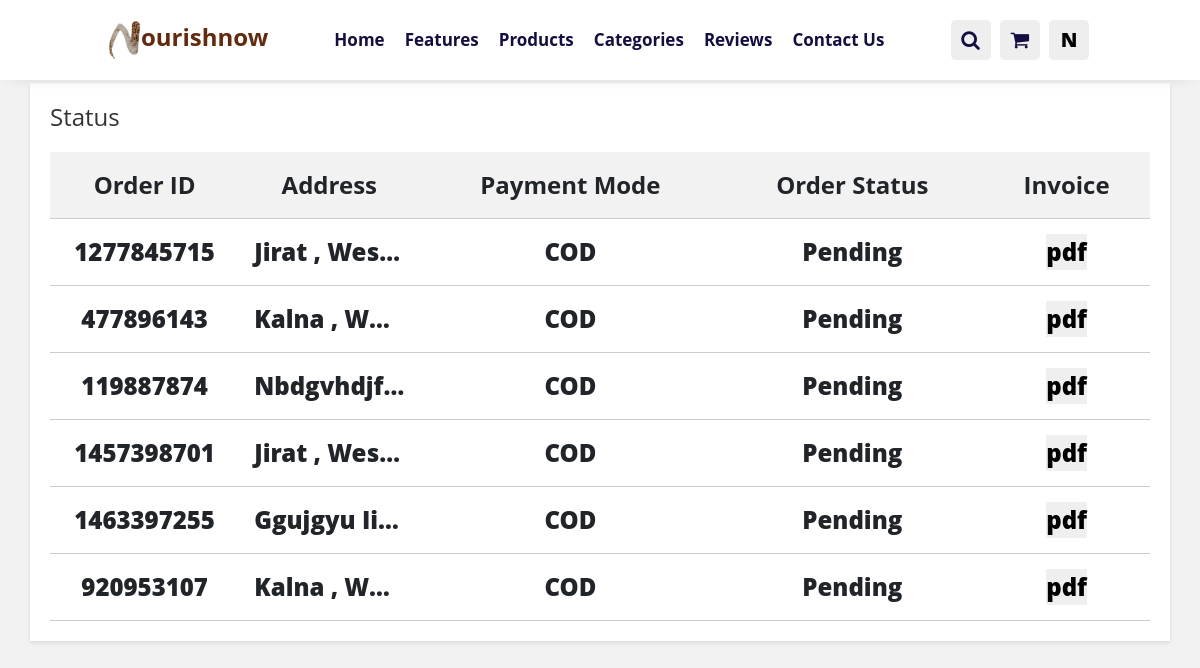
The app's page /order.php (signed in) with its own data.
### tables this page shows
CREATE TABLE `order_document` (
  `id` int(11) NOT NULL,
  `user_id` int(255) NOT NULL,
  `address` varchar(250) NOT NULL,
  `state` varchar(50) NOT NULL,
  `pincode` int(11) NOT NULL,
  `payment_type` varchar(20) NOT NULL,
  `total_price` float NOT NULL,
  `payment_status` varchar(20) NOT NULL,
  `order_status` varchar(11) NOT NULL,
  `ship_order_id` int(11) NOT NULL,
  `added_on` datetime NOT NULL,
  `order_id` int(255) NOT NULL
);

### order.php (the view, shortened to what this page needs)
<?php
        include_once "nav.php";
        $id = $_SESSION['user_id'];
?>
<!DOCTYPE html>
<html lang="en">
<head>
  <link rel="stylesheet" href="CSS/order_sts.css">
</head>
<body>
  <div class="container">
    <b>
    <div class="status-section">
      <h2>Status</h2>
      <table>
        <thead>
          <tr>
            <th>Order ID</th>
            <th>Address</th>
            <th>Payment Mode</th>
            <th>Order Status</th>
            <th>Invoice</th>
          </tr>
        </thead>
        <?php
        $sql2 = "SELECT * FROM order_document WHERE user_id = '$id'";
        $result2 = mysqli_query($con,$sql2);
        if(mysqli_num_rows($result2) > 0)
        {
          foreach($result2 as $row2) :
            $order_id = $row2['order_id'];
            $address = $row2['address'];
            $pincode = $row2['pincode'];
            $state = $row2['state'];
            $full_address = $address . " , " . $state . " ," . $pincode;
            $payment_type = $row2['payment_type'];
            $order_status = $row2['order_status'];
            ?>
            <tbody>
              <tr>
                <td><?= $order_id; ?></td>
                <td><?= $full_address; ?></td>
                <td><?= $payment_type; ?></td>
                <td><?= $order_status; ?></td>
                <td><a href="createpdf.php?order_id=<?php echo $order_id;?>"><button>pdf</button></a></td>
              </tr>
            </tbody>
            <?php
          endforeach;
        }
        ?>
      </table>
    </div>
    </b>
  </div>
</body>
</html>

### nav.php (shortened to what this page needs)
<!DOCTYPE html>
<html lang="en">
<head>
    <link rel="stylesheet" href="https://cdn.jsdelivr.net/npm/swiper@9/swiper-bundle.min.css" />
    <link rel="stylesheet" href="https://cdnjs.cloudflare.com/ajax/libs/font-awesome/4.7.0/css/font-awesome.min.css">
    <link rel="stylesheet" href="./CSS/home.css">
    <link href="https://cdn.jsdelivr.net/npm/bootstrap@5.0.0-beta1/dist/css/bootstrap.min.css" rel="stylesheet">
    <link href="https://cdn.jsdelivr.net/npm/bootstrap@5.0.0-beta1/dist/css/bootstrap.min.css" rel="stylesheet">
    <link rel="stylesheet" href="CSS/test.css">
    <link rel="stylesheet" href="CSS/cart.css">
</head>
<body>
    <header class="header">
        <a href="index.php" class="logo" style="text-decoration: none"><div class="logo-container">
            <img src="./image/logo_tab.png" class="logo-image">
            <h2><b style="text-transform: lowercase; color: #622A0F;">ourishnow</b></h2>
        </div></a>
        <nav class="navbar">
            <a href="index.php">home</a>
            <a href="index.php#features">features</a>
            <a href="allproduct.php">products</a>
            <a href="index.php#categories">categories</a>
            <a href="index.php#reviews">reviews</a>
            <a href="index.php#contact us">contact us</a>
        </nav>
        <div class="icons">
        <?php
            if(isset($_SESSION['user_id']))
            {
                $name = $_SESSION['fname'];
                $firstLetter = substr($name, 0, 1);
                ?>
            <div class="fa fa-search" id="search-btn"></div>
            <a href="cart.php"><div class="fa fa-shopping-cart" id="cart-btn"></div></a>
            <a href="index.php" style="text-decoration :none; color:black;"><div class="fa "  id="login-btn"><b><?php
                echo $firstLetter;
            ?></a>
                </b></div>
                <?php
            }
            else
            {
                ?>
                    <div class="fa fa-search" id="search-btn"></div>
                    <a href="login.php"><div class="fa fa-shopping-cart" id="cart-btn"></div></a>
                <a href="login.php"><div class="fa fa-user" ></div></a>
                <?php
            }
            ?>
        </header>

### CSS/home.css (style rules this page uses)
:root { --green: rgb(21, 67, 21); --black: #130F40; --light-color: #666; --box-shadow: 0 0 20px -12px #0F13227E; --border: 2rem solid rgba(0,0,0,.1); --outline: .1rem solid rgba(0,0,0,.1); }
* { font-weight: bolder; font-family: 'Poppins', sans-serif; margin: 0; padding: 0; box-sizing: border-box; outline: none; border: none; text-decoration:none; text-transform: capitalize; transition: all .2s linear; }
html { font-size: 62.5%; overflow-x: hidden; scroll-behavior: smooth; scroll-padding-top: 7rem; }
body { background: #dfdfdf; }
.logo-container { display: flex; align-items: center; }
.logo-container .logo-image { height: 4rem; width: auto; object-fit: cover; }
.header { position: fixed; top: 0; left: 0; right: 0; z-index: 1000; display: flex; align-items: center; justify-content: space-between; padding: 2rem 9%; background: white; box-shadow: var(--box-shadow); }
.header .logo { font-size: 2.6rem; font-weight: bolder; }
.header .navbar a { font-size: 1.7rem; margin: 0 1rem; color: var(--black); font-weight: bold; text-decoration: none; }
.header .icons div { height: 4rem; width: 4rem; line-height: 4rem; border-radius: .5rem; background: #EEE; color: var(--black); font-size: 2rem; margin-right: .3rem; text-align: center; }

### CSS/test.css (style rules this page uses)
:root { --green: rgb(90, 244, 90); --black: #130F40; --light-color: #666; --box-shadow: 0 0 20px -12px #0F13227E; --border: 2rem solid rgba(0,0,0,.1); --outline: .1rem solid rgba(0,0,0,.1); }
* { font-weight: bolder; font-family: 'Open Sans', 'Arial', sans-serif; margin:0; padding: 0; box-sizing: border-box; outline: none; border: none; text-decoration:none; text-transform: capitalize; transition: all .2s linear; }
body { margin-top: 9rem; background: #F8F8F8 ; }

### CSS/cart.css (style rules this page uses)
:root { --green: rgb(90, 244, 90); --black: #130F40; --light-color: #666; --box-shadow: 0 0 20px -12px #0F13227E; --border: 2rem solid rgba(0,0,0,.1); --outline: .1rem solid rgba(0,0,0,.1); }
* { font-weight: bolder; }
body { font-family: Arial, sans-serif; margin: 0; padding: 0; margin: 0; padding: 0; }

### CSS/order_sts.css (style rules this page uses)
* { font-weight: bolder; }
body { font-family: Arial, sans-serif; background-color: #f2f2f2; margin: 0; padding:8.3rem 2rem; font-size: 24px; font-weight: 400; line-height: 1.5; }
.container { width: 100%; margin: 0 auto; box-shadow: 0 2px 4px rgba(0, 0, 0, 0.1); background-color: #fff; padding: 20px; }
h2 { margin-top: 0; font-weight: normal; font-size: 24px; color: #333; }
table { width: 100%; border-collapse: collapse; margin-top: 20px; background: white; }
th, td { padding: 15px; text-align: center; border-bottom: 1px solid #ccc; }
th { font-weight: bold; background-color: #f2f2f2; }
td { white-space: nowrap; overflow: hidden; text-overflow: ellipsis; max-width: 5rem; }

### records on screen
order_document: order "1277845715", full_address "Jirat , Wes…", payment_type "COD", order_status "Pending"
order_document: order "477896143", full_address "Kalna , W…", payment_type "COD", order_status "Pending"
order_document: order "119887874", full_address "Nbdgvhdj…", payment_type "COD", order_status "Pending"
order_document: order "1457398701", full_address "Jirat , Wes…", payment_type "COD", order_status "Pending"
order_document: order "1463397255", full_address "Ggujgyu Ii…", payment_type "COD", order_status "Pending"
order_document: order "920953107", full_address "Kalna , W…", payment_type "COD", order_status "Pending"

### other values on screen
$firstLetter "N"
